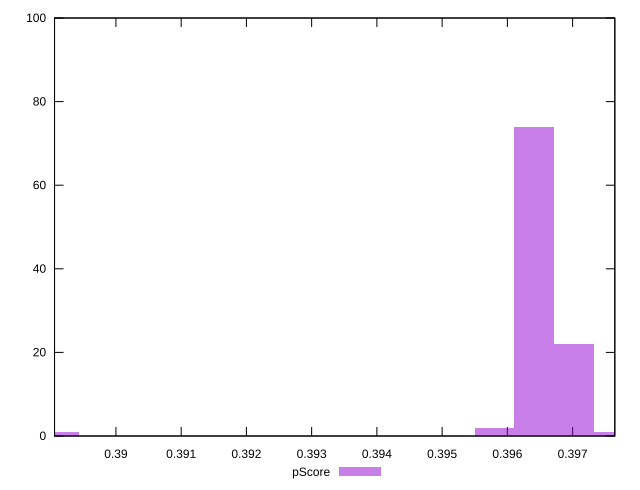

Recreate this plot in gnuplot.
reset

$pScore <<EOF
0.3891277878800627 1
0.39641255145972065 74
0.39701961509135886 22
0.3958054878280825 2
0.397626678722997 1
EOF

set key outside below
set boxwidth 0.0006070636316381633
set xrange [0.3890588235294118:0.3976470588235294]
set yrange [0:100]
set trange [0:100]
set style fill transparent solid 0.5 noborder
set terminal svg size 640, 490 enhanced background rgb 'white'
set output "reports/report_00033_2021-03-01T14-23-16.841Z/render-blocking-resources/samples/astro-cached/pScore/histogram.svg"

plot $pScore title "pScore" with boxes

reset
